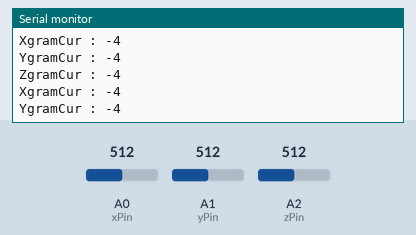
Simulated run of this sketch. Board: Arduino Uno, built with avr-gcc and run on an emulated ATmega328P. Parts: the last lines printed to the serial monitor. Inputs (shaded band) come from the test bench; at power-on: A0 (xPin) = 512, A2 (zPin) = 512, A1 (yPin) = 512.

Above: at 1.2 s.
1.3 s: A0 (xPin) set to 478
At 2.1 s:
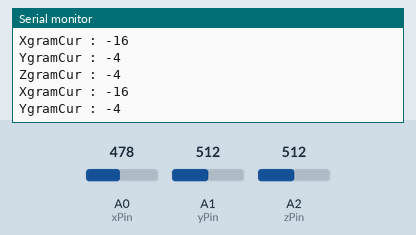
4.3 s: A2 (zPin) set to 484
At 4.8 s:
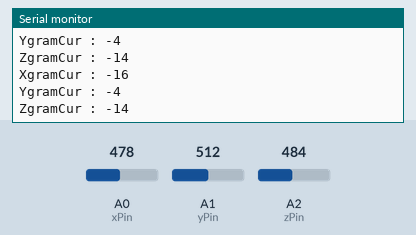
5.8 s: A1 (yPin) set to 484
At 6.5 s:
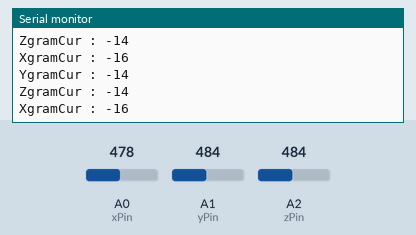

The sketch:

adxlSimple.ino
```cpp
#include<Wire.h>
#define SLAVE_ADDRESS 0x04

int valXCur = 0;
int valYCur = 0;
int valZCur = 0;

byte xPin = 0;
byte yPin = 1;
byte zPin = 2;
byte data[6];
int ZgramCur = 0;
int XgramCur = 0;
int YgramCur = 0;

void setup() {
    analogReference(EXTERNAL);
    Serial.begin(9600);
    Wire.begin(SLAVE_ADDRESS);
    Wire.onRequest(sendAllData);
}

void loop() {
    valXCur = analogRead(xPin);
    valYCur = analogRead(yPin);
    valZCur = analogRead(zPin);
    XgramCur = (valXCur - 527.0)*0.330;
    YgramCur = (valYCur - 527.0)*0.330;
    ZgramCur = (valZCur - 527.0)*0.330;
//    Serial.print("XVal : ");
//    Serial.println(valXCur);
//    Serial.print("YVal : ");
//    Serial.println(valYCur);
//    Serial.print("ZVal : ");
//    Serial.println(valZCur);
    Serial.print("XgramCur : ");
    Serial.println(XgramCur);
    Serial.print("YgramCur : ");
    Serial.println(YgramCur);
    Serial.print("ZgramCur : ");
    Serial.println(ZgramCur);
    delay(10);
}

void sendAllData()
{
    data[0] = XgramCur&0x7F;
    data[1] = (XgramCur & 0xFF80) >> 7;
    data[2] = YgramCur&0x7F;
    data[3] = (YgramCur & 0xFF80) >> 7;
    data[4] = ZgramCur&0x7F;
    data[5] = (ZgramCur & 0xFF80) >> 7;
    Wire.write(data, 6);
}
```

Measured:
- the behaviour switches between 497 and 496 on A2 (zPin) (found by bisection; images 1 and 2)
- the behaviour switches between 497 and 496 on A1 (yPin) (found by bisection; images 2 and 3)
- after the input at 1.3 s, the serial monitor: prints a new line after 0.06 s (image 1)
- after the input at 4.3 s, the serial monitor: prints a new line after 0.10 s (image 2)
- after the input at 5.8 s, the serial monitor: prints a new line after 0.10 s (image 3)
